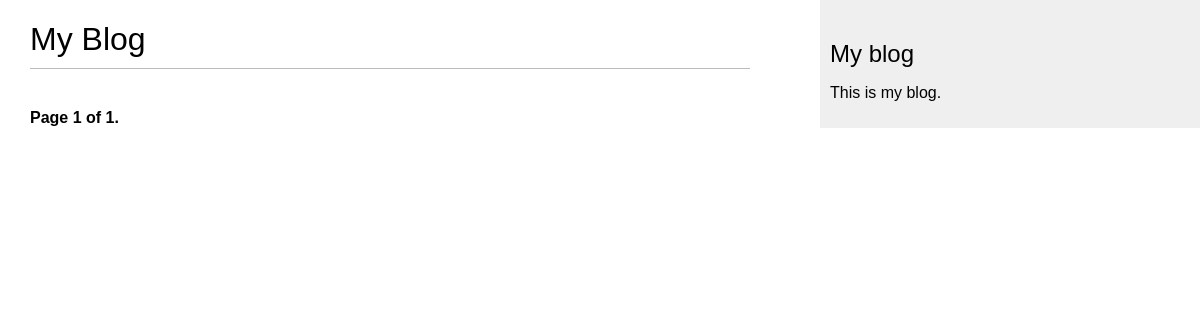
Before: / with the older database file.
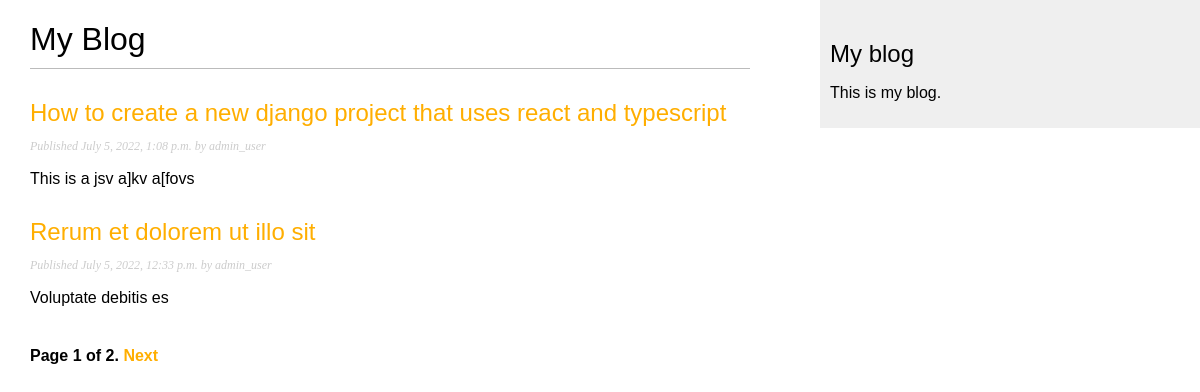
After: the same page with the newer database file.
### main/models.py (models this page shows, shortened)
class Post(models.Model):
    STATUS_CHOICES = (
        ('draft', 'Draft'),
        ('published', 'Published'),
    )
    title = models.CharField(max_length=250)
    slug = models.SlugField(max_length=250, unique_for_date='publish')
    author = models.ForeignKey(User, on_delete=models.CASCADE, related_name='blog_posts')
    body = models.TextField()
    publish = models.DateTimeField(default=timezone.now)
    created = models.DateTimeField(auto_now_add=True)
    updated = models.DateTimeField(auto_now=True)
    status = models.CharField(max_length=10,choices=STATUS_CHOICES, default='draft')
    class Meta:
        ordering = ('-publish',)
    def get_absolute_url(self):
        return reverse("main:post_detail", kwargs={"year": self.publish.year,
                                                   "month": self.publish.month,
                                                   "day":self.publish.day,
                                                   "slug":self.slug})

### main/views.py (the view)
# urls.py: path("", views.post_list, name = "post_list"),
def post_list(request):
    object_list = Post.objects.filter(status="published")
    paginator = Paginator(object_list, 2)
    page = request.GET.get("page")
    try:
        posts = paginator.page(page)
    except PageNotAnInteger:
        posts = paginator.page(1)
    except EmptyPage:
        posts = paginator.page(paginator.num_pages)
    data = {
        'page': page,
        "posts" : posts,
    }
    return render(request,'blog/post/list.html', data)

### main/templates/blog/post/list.html (shortened to what this page needs)
{% extends "blog/base.html" %}
{% block content %}
    <h1>My Blog</h1>
    {% for post in posts %}
        <h2>
        <a href="{{ post.get_absolute_url }}">
        {{ post.title }}
        </a>
        </h2>
        <p class="date">
            Published {{ post.publish }} by {{ post.author }}
        </p>
        {{ post.body|truncatewords:30|linebreaks }}
    {% endfor %}
    {% include "blog/post/pagination.html" with page=posts %}
{% endblock %}

### main/templates/blog/base.html (shortened to what this page needs)
{% load static %}
<!DOCTYPE html>
<html>
    <head>
    <link href="{% static 'css/blog.css' %}" rel="stylesheet">
    </head>
    <body>
        <div id="content">
        {% block content %}
        {% endblock %}
        </div>
        <div id="sidebar">
        <h2>My blog</h2>
        <p>This is my blog.</p>
        </div>
    </body>
</html>

### main/templates/blog/post/pagination.html (shortened to what this page needs)
<div class="pagination">
    <span class="step-links">
    <span class="current">
    Page {{ page.number }} of {{ page.paginator.num_pages }}.
    </span>
    {% if page.has_next %}
        <a href="?page={{ page.next_page_number }}">Next</a>
    {% endif %}
    </span>
</div>

### main/static/css/blog.css (style rules this page uses)
body { margin:0; padding:0; font-family:helvetica, sans-serif; }
a { color:#ffae00; text-decoration:none; }
h1 { font-weight:normal; border-bottom:1px solid #bbb; padding:0 0 10px 0; }
h2 { font-weight:normal; margin:30px 0 0; }
#content { float:left; width:60%; padding:0 0 0 30px; }
#sidebar { float:right; width:30%; padding:10px; background:#efefef; height:100%; }
p.date { color:#ccc; font-family: georgia, serif; font-size: 12px; font-style: italic; }
.pagination { margin:40px 0; font-weight:bold; }

Changed rows visible on the page:
added Post: title "How to create a new django project that uses react and typescript", publish "July 5, 2022, 1:08 p.m.", author "admin_user", body "This is a jsv a]kv a[fovs"
added Post: title "Rerum et dolorem ut illo sit", publish "July 5, 2022, 12:33 p.m.", author "admin_user", body "Voluptate debitis es"
Other visible differences:
{{ page.paginator.num_pages }}: "1" → "2"
text now shown: "Next"
